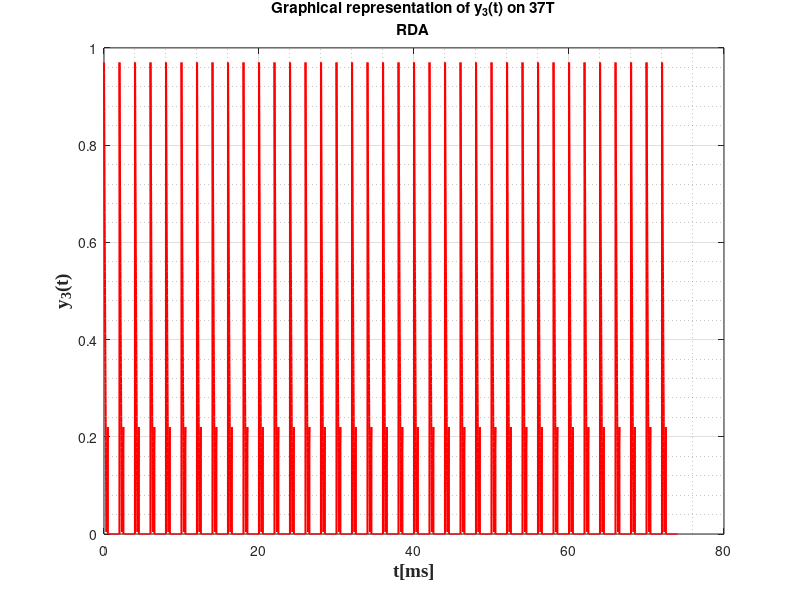

Recreate this plot in MATLAB.
%y3(t) 
T_3=2;
t = linspace(0,1,100);
x = 0.86*t.^2-2.05*t+0.97;
a = linspace(0,1,100);

for i=1:400
    if i > 200
        a(i) = 0;
    end
    if i < 200
        a = x;
    end    
end
y3 = a'* ones(1,37);
for i = 1:37
    for k = 1:200*2
    y3(k,i) = y3(k,i)*((-1)^(i+1));
    end
end
for i = 1:14800
    if y3(i) < 0
        y3(i) = -y3(i);
    end
end
y3 = y3(:);
T3 = linspace(0 ,37 * T_3, 14800);
plot(T3,y3,'r','LineWidth',1.5);
grid on;
grid minor;
xlabel('t[ms]', 'fontweight', 'bold', 'fontsize', 14, 'FontName', 'Times New Roman');
ylabel('y_{3}(t)','fontweight','bold','fontsize', 14, 'FontName', 'Times New Roman');
title({'Graphical representation of y_{3}(t) on 37T';'RDA'});
